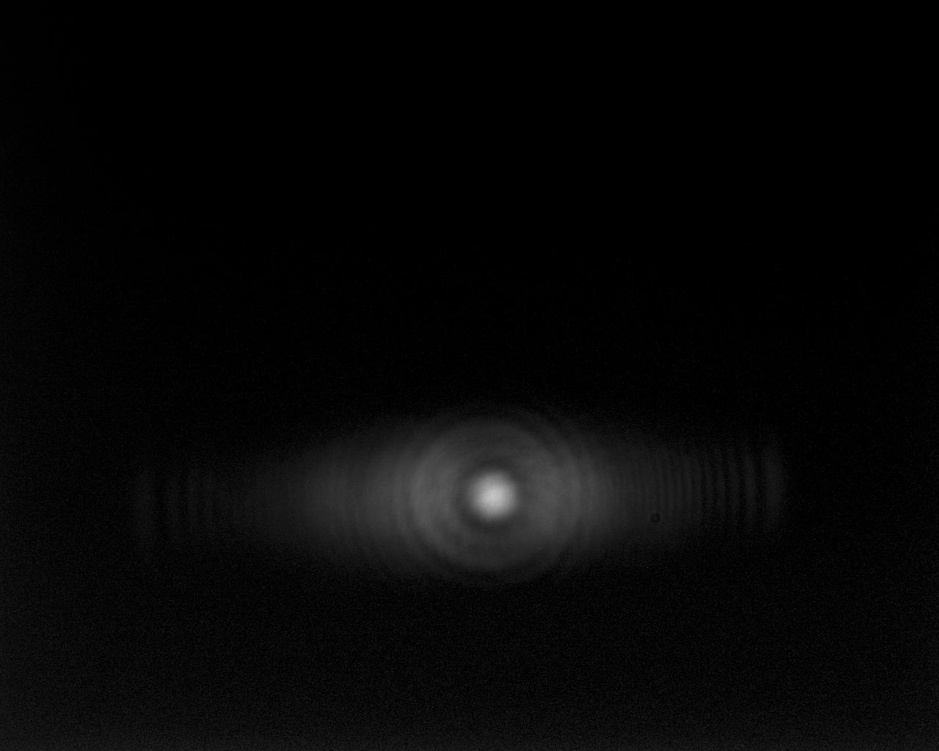
#> input picture Research practicum/0.1.jpg, 939 x 751 px, shrunk from 1280 x 1024 before the run
$ python png_to_matrix.py
#> lines starting #> are read from the running program, lines starting #| are printed output that depends on the picture
import imageio
from PIL import Image
import numpy as np
import math as m

# Dit zet de foto om naar een grayscale matrix

im = imageio.imread("0.1.jpg" )
#> im is the input picture: shape (751, 939); min 0, max 200, mean 6.9

#print im.shape


# Hier probeer ik een plaatje van een normale verdeling te genereren om de normale verdeling fit functie te kunnen testen.

def Norm(x,y,S_x,S_y,M_x,M_y):
    return 255 * m.exp( - ((x - M_x) ** 2)/(S_x) - ((y - M_y) ** 2)/(S_y))

normaldist = []
for i in range(256):
    normaldist.append([])
    for j in range(256):
        normaldist[i].append([])


for i in range(256):

    for j in range(256):

        normaldist[i][j] = Norm(j,i,20,20,20,20)

#print normaldist

#print max(normaldist)

#fromarray heeft een nparray nodig
normarray  = np.asarray(normaldist)

# Het gaat tot hier goed, maar fromarray leest het niet helemaal goed

foto = Image.fromarray(normarray,'L')
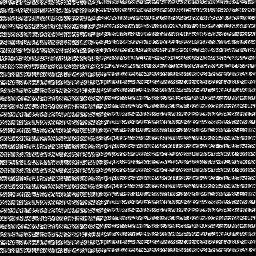
#> foto: PIL image 256x256 L; min 0, max 255, mean 64.4
foto.show()
